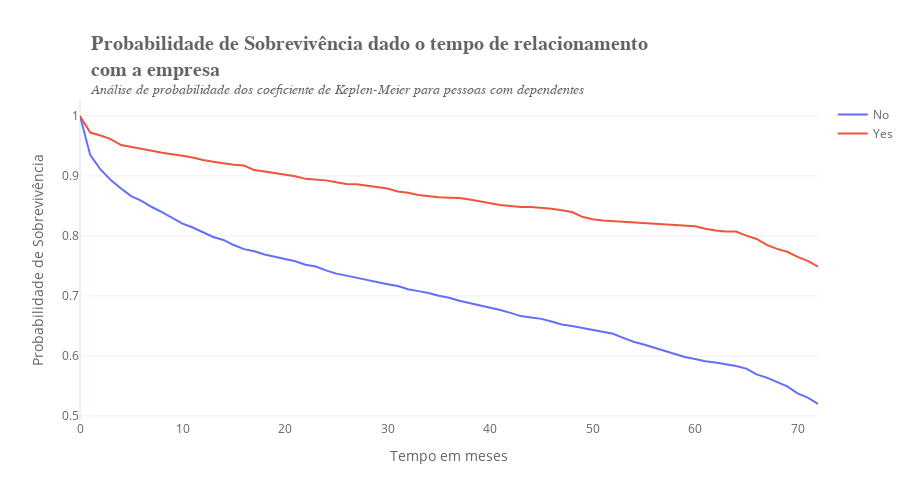

Notebook cell for this chart:
### Markdown cell above
A probabilidade de sobrevivência para pessoas que possuem parceiros é maior do
que para pessoas que não possuem parceiros. A diferença é de aproximadamente
20% durante boa parte do período.

Com 95% de confiança, podemos dizer que as curvas de churn para os grupos de
parceiros são significativamente diferentes.

### Code cell
# Inicializando o método
kmf = KaplanMeierFitter()

# Initializando a figure
fig = go.Figure()

# Ajustando os dados
for resposta in data['Dependents'].unique():
    data_dependents = data.query(f"Dependents == '{resposta}'")
    kmf.fit(data_dependents['tenure'], data_dependents['Churn'], label=resposta)
    fig.add_trace(go.Scatter(x=kmf.survival_function_.index,
                                y=kmf.survival_function_[f'{resposta}'],
                                mode='lines',
                                name=resposta))
    
# Atualizando o layout da figure
fig.update_layout(
    title='<b>Probabilidade de Sobrevivência dado o tempo de relacionamento<br>com a empresa</b><br><sup><i>Análise de probabilidade dos coeficiente de Keplen-Meier para pessoas com dependentes</i></sup>',
    title_font=dict(size=20, family="Arial"),
    font_color='#646369',
    template='plotly_white',
    yaxis=dict(showticklabels=True, showgrid=True, title='Probabilidade de Sobrevivência'),
    xaxis=dict(showgrid=False, title='Tempo em meses'),
    title_x=0.1,
    width=910,
    height=500,
    showlegend=True
)

### Figure 1 — Plotly figure (JSON) as saved in the notebook; plotly's stock layout.template omitted (floating-point values rounded to 4 significant figures)
{"data": [{"mode": "lines", "name": "No", "type": "scatter", "x": [0, 1, 2, 3, 4, 5, 6, 7, 8, 9, 10, 11, 12, 13, 14, 15, 16, 17, 18, 19, 20, 21, 22, 23, 24, 25, 26, 27, 28, 29, 30, 31, 32, 33, 34, 35, 36, 37, 38, 39, 40, 41, 42, 43, 44, 45, 46, 47, 48, 49, 50, 51, 52, 53, 54, 55, 56, 57, 58, 59, 60, 61, 62, 63, 64, 65, 66, 67, 68, 69, 70, 71, 72], "y": [1, 0.9347, 0.9109, 0.8931, 0.8792, 0.8664, 0.8587, 0.8483, 0.8398, 0.8303, 0.8204, 0.8141, 0.8066, 0.7983, 0.7934, 0.7848, 0.778, 0.7746, 0.7692, 0.765, 0.7611, 0.7577, 0.752, 0.7491, 0.7426, 0.7372, 0.7339, 0.7301, 0.7276, 0.7237, 0.7195, 0.7165, 0.7111, 0.708, 0.7049, 0.7003, 0.697, 0.6919, 0.6881, 0.6843, 0.6805, 0.6766, 0.6717, 0.6664, 0.6639, 0.6618, 0.6574, 0.6525, 0.6498, 0.6465, 0.6436, 0.6406, 0.637, 0.6302, 0.6236, 0.6191, 0.6139, 0.6097, 0.6034, 0.5982, 0.5948, 0.5913, 0.589, 0.5867, 0.5833, 0.5788, 0.5691, 0.5639, 0.5569, 0.5492, 0.5375, 0.5305, 0.5198]}, {"mode": "lines", "name": "Yes", "type": "scatter", "x": [0, 1, 2, 3, 4, 5, 6, 7, 8, 9, 10, 11, 12, 13, 14, 15, 16, 17, 18, 19, 20, 21, 22, 23, 24, 25, 26, 27, 28, 29, 30, 31, 32, 33, 34, 35, 36, 37, 38, 39, 40, 41, 42, 43, 44, 45, 46, 47, 48, 49, 50, 51, 52, 53, 54, 55, 56, 57, 58, 59, 60, 61, 62, 63, 64, 65, 66, 67, 68, 69, 70, 71, 72], "y": [1, 0.9724, 0.9675, 0.9616, 0.9517, 0.9481, 0.9451, 0.942, 0.9389, 0.9357, 0.9336, 0.9309, 0.9265, 0.9237, 0.9209, 0.9186, 0.9174, 0.9098, 0.9074, 0.905, 0.9026, 0.8995, 0.8952, 0.8933, 0.8927, 0.8894, 0.8867, 0.8861, 0.8833, 0.8813, 0.8792, 0.8742, 0.872, 0.8684, 0.8662, 0.8646, 0.8639, 0.8631, 0.8607, 0.8575, 0.855, 0.8517, 0.85, 0.8482, 0.8482, 0.8473, 0.8455, 0.8427, 0.8398, 0.8319, 0.8279, 0.8259, 0.8248, 0.8237, 0.8226, 0.8214, 0.8202, 0.819, 0.8177, 0.8177, 0.8163, 0.8121, 0.8091, 0.8075, 0.8075, 0.8005, 0.795, 0.785, 0.7785, 0.7736, 0.7651, 0.7584, 0.749]}], "layout": {"font": {"color": "#646369"}, "height": 500, "showlegend": true, "title": {"font": {"family": "Arial", "size": 20}, "text": "<b>Probabilidade de Sobrevivência dado o tempo de relacionamento<br>com a empresa</b><br><sup><i>Análise de probabilidade dos coeficiente de Keplen-Meier para pessoas com dependentes</i></sup>", "x": 0.1}, "width": 910, "xaxis": {"showgrid": false, "title": {"text": "Tempo em meses"}}, "yaxis": {"showgrid": true, "showticklabels": true, "title": {"text": "Probabilidade de Sobrevivência"}}}}
